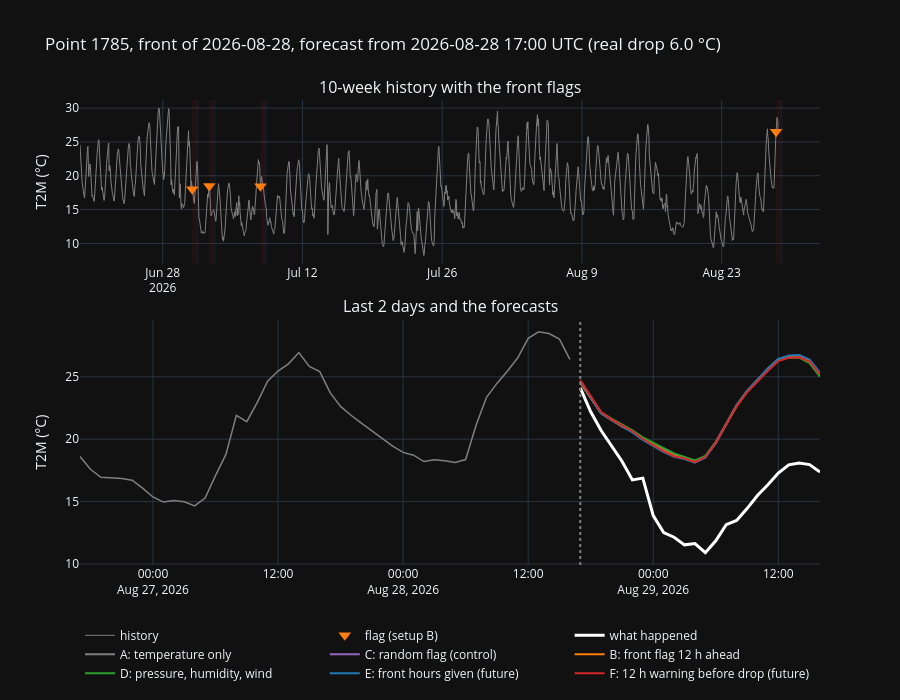

Notebook source saved alongside this figure:
### Markdown cell above
## 5. One example case

The case with the median real drop (typical, not hand-picked). Top: the 10-week history; orange ticks = the
flag of setup B, red shading = the 12 h warnings of setup F, blue shading = the drops given to setup E (earlier fronts at this point). Bottom: the last
2 days and the forecasts of all setups.

### Code cell
cand = np.where(ok)[0] if ok.any() else np.arange(len(cases))
k = int(cand[np.argsort(real_drop[cand])[len(cand) // 2]])
p, o = cases.point_id[k], cases.o[k]
c = col[p]
fig = make_subplots(rows=2, cols=1, vertical_spacing=0.12, row_heights=[0.4, 0.6],
                    subplot_titles=["10-week history with the front flags", "Last 2 days and the forecasts"])
ht = times[o - C : o]
fig.add_trace(go.Scatter(x=ht, y=T[o - C : o, c], name="history", line={"color": "#7f7f7f", "width": 1}), row=1, col=1)
fb = np.where(flag_b[o - C : o, c] > 0)[0]
fig.add_trace(go.Scatter(x=ht[fb], y=T[o - C : o, c][fb], mode="markers", name="flag (setup B)",
                         marker={"color": COLOR["B"], "symbol": "triangle-down", "size": 11}), row=1, col=1)
for j in np.where(np.diff(np.r_[0, flag_f[o - C : o + H, c]]) > 0)[0]:
    t0 = times[o - C + j]
    for r in (1, 2):
        if r == 1 or t0 >= times[o - 60]:
            fig.add_vrect(x0=t0, x1=t0 + pd.Timedelta(f"{FLAG_LEAD}h"), fillcolor=COLOR["F"], opacity=0.08, line_width=0, row=r, col=1)
for j in np.where(np.diff(np.r_[0, flag_e[o - C : o + H, c]]) > 0)[0]:
    t0 = times[o - C + j]
    for r in (1, 2):
        if r == 1 or t0 >= times[o - 48]:
            fig.add_vrect(x0=t0, x1=t0 + pd.Timedelta("3h"), fillcolor=COLOR["E"], opacity=0.15, line_width=0, row=r, col=1)
ft = times[o : o + H]
fig.add_trace(go.Scatter(x=times[o - 48 : o], y=T[o - 48 : o, c], showlegend=False, line={"color": "#7f7f7f", "width": 1.5}), row=2, col=1)
fig.add_trace(go.Scatter(x=ft, y=truth[k], name="what happened", line={"color": "white", "width": 3}), row=2, col=1)
for s, label in SETUPS.items():
    fig.add_trace(go.Scatter(x=ft, y=fc[s][k, 4], name=label, line={"color": COLOR[s], "width": 2}), row=2, col=1)
fig.add_vline(x=ft[0], line={"color": "grey", "dash": "dot"}, row=2, col=1)
fig.update_yaxes(title_text="T2M (°C)")
fig.update_layout(height=700, template="plotly_dark", legend={"orientation": "h", "y": -0.12},
                  title=f"Point {p}, front of {cases.front[k]:%Y-%m-%d}, forecast from {times[o]:%Y-%m-%d %H:%M} UTC "
                        f"(real drop {real_drop[k]:.1f} °C)")
fig.write_html(FIG / "exp3_example_case.html", include_plotlyjs="cdn")
fig.show()

### Figure 1 — Plotly figure (JSON) as saved in the notebook; plotly's stock layout.template omitted (floating-point values rounded to 4 significant figures; data arrays with more than 128 entries replaced by an {"elided": "..."} marker saying what was removed)
{"data": [{"line": {"color": "#7f7f7f", "width": 1}, "name": "history", "type": "scatter", "x": {"elided": "1680 str values"}, "xaxis": "x", "y": {"elided": "1680 float values"}, "yaxis": "y"}, {"marker": {"color": "#ff7f0e", "size": 11, "symbol": "triangle-down"}, "mode": "markers", "name": "flag (setup B)", "type": "scatter", "x": ["2026-06-30T23:00:00+00:00", "2026-07-02T16:00:00+00:00", "2026-07-07T19:00:00+00:00", "2026-08-28T11:00:00+00:00"], "xaxis": "x", "y": [18.02, 18.49, 18.45, 26.52], "yaxis": "y"}, {"line": {"color": "#7f7f7f", "width": 1.5}, "showlegend": false, "type": "scatter", "x": ["2026-08-26T17:00:00+00:00", "2026-08-26T18:00:00+00:00", "2026-08-26T19:00:00+00:00", "2026-08-26T20:00:00+00:00", "2026-08-26T21:00:00+00:00", "2026-08-26T22:00:00+00:00", "2026-08-26T23:00:00+00:00", "2026-08-27T00:00:00+00:00", "2026-08-27T01:00:00+00:00", "2026-08-27T02:00:00+00:00", "2026-08-27T03:00:00+00:00", "2026-08-27T04:00:00+00:00", "2026-08-27T05:00:00+00:00", "2026-08-27T06:00:00+00:00", "2026-08-27T07:00:00+00:00", "2026-08-27T08:00:00+00:00", "2026-08-27T09:00:00+00:00", "2026-08-27T10:00:00+00:00", "2026-08-27T11:00:00+00:00", "2026-08-27T12:00:00+00:00", "2026-08-27T13:00:00+00:00", "2026-08-27T14:00:00+00:00", "2026-08-27T15:00:00+00:00", "2026-08-27T16:00:00+00:00", "2026-08-27T17:00:00+00:00", "2026-08-27T18:00:00+00:00", "2026-08-27T19:00:00+00:00", "2026-08-27T20:00:00+00:00", "2026-08-27T21:00:00+00:00", "2026-08-27T22:00:00+00:00", "2026-08-27T23:00:00+00:00", "2026-08-28T00:00:00+00:00", "2026-08-28T01:00:00+00:00", "2026-08-28T02:00:00+00:00", "2026-08-28T03:00:00+00:00", "2026-08-28T04:00:00+00:00", "2026-08-28T05:00:00+00:00", "2026-08-28T06:00:00+00:00", "2026-08-28T07:00:00+00:00", "2026-08-28T08:00:00+00:00", "2026-08-28T09:00:00+00:00", "2026-08-28T10:00:00+00:00", "2026-08-28T11:00:00+00:00", "2026-08-28T12:00:00+00:00", "2026-08-28T13:00:00+00:00", "2026-08-28T14:00:00+00:00", "2026-08-28T15:00:00+00:00", "2026-08-28T16:00:00+00:00"], "xaxis": "x2", "y": [18.61, 17.59, 16.95, 16.92, 16.85, 16.71, 16.08, 15.37, 14.96, 15.08, 14.99, 14.65, 15.28, 17.08, 18.78, 21.91, 21.41, 22.93, 24.64, 25.46, 26.04, 26.94, 25.83, 25.42, 23.73, 22.63, 21.92, 21.29, 20.66, 20.06, 19.44, 18.94, 18.72, 18.21, 18.35, 18.28, 18.13, 18.37, 21.12, 23.36, 24.47, 25.45, 26.52, 28.08, 28.61, 28.47, 28.02, 26.4], "yaxis": "y2"}, {"line": {"color": "white", "width": 3}, "name": "what happened", "type": "scatter", "x": ["2026-08-28T17:00:00+00:00", "2026-08-28T18:00:00+00:00", "2026-08-28T19:00:00+00:00", "2026-08-28T20:00:00+00:00", "2026-08-28T21:00:00+00:00", "2026-08-28T22:00:00+00:00", "2026-08-28T23:00:00+00:00", "2026-08-29T00:00:00+00:00", "2026-08-29T01:00:00+00:00", "2026-08-29T02:00:00+00:00", "2026-08-29T03:00:00+00:00", "2026-08-29T04:00:00+00:00", "2026-08-29T05:00:00+00:00", "2026-08-29T06:00:00+00:00", "2026-08-29T07:00:00+00:00", "2026-08-29T08:00:00+00:00", "2026-08-29T09:00:00+00:00", "2026-08-29T10:00:00+00:00", "2026-08-29T11:00:00+00:00", "2026-08-29T12:00:00+00:00", "2026-08-29T13:00:00+00:00", "2026-08-29T14:00:00+00:00", "2026-08-29T15:00:00+00:00", "2026-08-29T16:00:00+00:00"], "xaxis": "x2", "y": [24.12, 22.2, 20.69, 19.42, 18.23, 16.74, 16.88, 13.88, 12.51, 12.14, 11.53, 11.63, 10.9, 11.86, 13.15, 13.49, 14.44, 15.49, 16.34, 17.28, 17.94, 18.08, 17.96, 17.37], "yaxis": "y2"}, {"line": {"color": "#7f7f7f", "width": 2}, "name": "A: temperature only", "type": "scatter", "x": ["2026-08-28T17:00:00+00:00", "2026-08-28T18:00:00+00:00", "2026-08-28T19:00:00+00:00", "2026-08-28T20:00:00+00:00", "2026-08-28T21:00:00+00:00", "2026-08-28T22:00:00+00:00", "2026-08-28T23:00:00+00:00", "2026-08-29T00:00:00+00:00", "2026-08-29T01:00:00+00:00", "2026-08-29T02:00:00+00:00", "2026-08-29T03:00:00+00:00", "2026-08-29T04:00:00+00:00", "2026-08-29T05:00:00+00:00", "2026-08-29T06:00:00+00:00", "2026-08-29T07:00:00+00:00", "2026-08-29T08:00:00+00:00", "2026-08-29T09:00:00+00:00", "2026-08-29T10:00:00+00:00", "2026-08-29T11:00:00+00:00", "2026-08-29T12:00:00+00:00", "2026-08-29T13:00:00+00:00", "2026-08-29T14:00:00+00:00", "2026-08-29T15:00:00+00:00", "2026-08-29T16:00:00+00:00"], "xaxis": "x2", "y": [24.58, 23.33, 22.08, 21.57, 21.03, 20.59, 20.03, 19.61, 19.13, 18.75, 18.52, 18.23, 18.58, 19.68, 21.17, 22.66, 23.81, 24.77, 25.66, 26.44, 26.64, 26.64, 26.22, 25.13], "yaxis": "y2"}, {"line": {"color": "#9467bd", "width": 2}, "name": "C: random flag (control)", "type": "scatter", "x": ["2026-08-28T17:00:00+00:00", "2026-08-28T18:00:00+00:00", "2026-08-28T19:00:00+00:00", "2026-08-28T20:00:00+00:00", "2026-08-28T21:00:00+00:00", "2026-08-28T22:00:00+00:00", "2026-08-28T23:00:00+00:00", "2026-08-29T00:00:00+00:00", "2026-08-29T01:00:00+00:00", "2026-08-29T02:00:00+00:00", "2026-08-29T03:00:00+00:00", "2026-08-29T04:00:00+00:00", "2026-08-29T05:00:00+00:00", "2026-08-29T06:00:00+00:00", "2026-08-29T07:00:00+00:00", "2026-08-29T08:00:00+00:00", "2026-08-29T09:00:00+00:00", "2026-08-29T10:00:00+00:00", "2026-08-29T11:00:00+00:00", "2026-08-29T12:00:00+00:00", "2026-08-29T13:00:00+00:00", "2026-08-29T14:00:00+00:00", "2026-08-29T15:00:00+00:00", "2026-08-29T16:00:00+00:00"], "xaxis": "x2", "y": [24.58, 23.32, 22.1, 21.55, 21.06, 20.62, 20.07, 19.63, 19.16, 18.78, 18.53, 18.25, 18.62, 19.77, 21.24, 22.72, 23.87, 24.78, 25.61, 26.4, 26.65, 26.72, 26.3, 25.23], "yaxis": "y2"}, {"line": {"color": "#ff7f0e", "width": 2}, "name": "B: front flag 12 h ahead", "type": "scatter", "x": ["2026-08-28T17:00:00+00:00", "2026-08-28T18:00:00+00:00", "2026-08-28T19:00:00+00:00", "2026-08-28T20:00:00+00:00", "2026-08-28T21:00:00+00:00", "2026-08-28T22:00:00+00:00", "2026-08-28T23:00:00+00:00", "2026-08-29T00:00:00+00:00", "2026-08-29T01:00:00+00:00", "2026-08-29T02:00:00+00:00", "2026-08-29T03:00:00+00:00", "2026-08-29T04:00:00+00:00", "2026-08-29T05:00:00+00:00", "2026-08-29T06:00:00+00:00", "2026-08-29T07:00:00+00:00", "2026-08-29T08:00:00+00:00", "2026-08-29T09:00:00+00:00", "2026-08-29T10:00:00+00:00", "2026-08-29T11:00:00+00:00", "2026-08-29T12:00:00+00:00", "2026-08-29T13:00:00+00:00", "2026-08-29T14:00:00+00:00", "2026-08-29T15:00:00+00:00", "2026-08-29T16:00:00+00:00"], "xaxis": "x2", "y": [24.55, 23.3, 22.1, 21.55, 21.02, 20.6, 20.01, 19.59, 19.1, 18.72, 18.51, 18.17, 18.57, 19.71, 21.23, 22.72, 23.82, 24.75, 25.53, 26.34, 26.62, 26.68, 26.26, 25.19], "yaxis": "y2"}, {"line": {"color": "#2ca02c", "width": 2}, "name": "D: pressure, humidity, wind", "type": "scatter", "x": ["2026-08-28T17:00:00+00:00", "2026-08-28T18:00:00+00:00", "2026-08-28T19:00:00+00:00", "2026-08-28T20:00:00+00:00", "2026-08-28T21:00:00+00:00", "2026-08-28T22:00:00+00:00", "2026-08-28T23:00:00+00:00", "2026-08-29T00:00:00+00:00", "2026-08-29T01:00:00+00:00", "2026-08-29T02:00:00+00:00", "2026-08-29T03:00:00+00:00", "2026-08-29T04:00:00+00:00", "2026-08-29T05:00:00+00:00", "2026-08-29T06:00:00+00:00", "2026-08-29T07:00:00+00:00", "2026-08-29T08:00:00+00:00", "2026-08-29T09:00:00+00:00", "2026-08-29T10:00:00+00:00", "2026-08-29T11:00:00+00:00", "2026-08-29T12:00:00+00:00", "2026-08-29T13:00:00+00:00", "2026-08-29T14:00:00+00:00", "2026-08-29T15:00:00+00:00", "2026-08-29T16:00:00+00:00"], "xaxis": "x2", "y": [24.66, 23.4, 22.14, 21.64, 21.17, 20.71, 20.15, 19.72, 19.28, 18.86, 18.58, 18.3, 18.67, 19.77, 21.2, 22.67, 23.86, 24.75, 25.56, 26.31, 26.54, 26.53, 26.09, 25.01], "yaxis": "y2"}, {"line": {"color": "#1f77b4", "width": 2}, "name": "E: front hours given (future)", "type": "scatter", "x": ["2026-08-28T17:00:00+00:00", "2026-08-28T18:00:00+00:00", "2026-08-28T19:00:00+00:00", "2026-08-28T20:00:00+00:00", "2026-08-28T21:00:00+00:00", "2026-08-28T22:00:00+00:00", "2026-08-28T23:00:00+00:00", "2026-08-29T00:00:00+00:00", "2026-08-29T01:00:00+00:00", "2026-08-29T02:00:00+00:00", "2026-08-29T03:00:00+00:00", "2026-08-29T04:00:00+00:00", "2026-08-29T05:00:00+00:00", "2026-08-29T06:00:00+00:00", "2026-08-29T07:00:00+00:00", "2026-08-29T08:00:00+00:00", "2026-08-29T09:00:00+00:00", "2026-08-29T10:00:00+00:00", "2026-08-29T11:00:00+00:00", "2026-08-29T12:00:00+00:00", "2026-08-29T13:00:00+00:00", "2026-08-29T14:00:00+00:00", "2026-08-29T15:00:00+00:00", "2026-08-29T16:00:00+00:00"], "xaxis": "x2", "y": [24.67, 23.37, 22.09, 21.54, 21.03, 20.55, 19.95, 19.44, 18.97, 18.59, 18.41, 18.12, 18.52, 19.73, 21.23, 22.7, 23.86, 24.79, 25.66, 26.42, 26.7, 26.74, 26.39, 25.33], "yaxis": "y2"}, {"line": {"color": "#d62728", "width": 2}, "name": "F: 12 h warning before drop (future)", "type": "scatter", "x": ["2026-08-28T17:00:00+00:00", "2026-08-28T18:00:00+00:00", "2026-08-28T19:00:00+00:00", "2026-08-28T20:00:00+00:00", "2026-08-28T21:00:00+00:00", "2026-08-28T22:00:00+00:00", "2026-08-28T23:00:00+00:00", "2026-08-29T00:00:00+00:00", "2026-08-29T01:00:00+00:00", "2026-08-29T02:00:00+00:00", "2026-08-29T03:00:00+00:00", "2026-08-29T04:00:00+00:00", "2026-08-29T05:00:00+00:00", "2026-08-29T06:00:00+00:00", "2026-08-29T07:00:00+00:00", "2026-08-29T08:00:00+00:00", "2026-08-29T09:00:00+00:00", "2026-08-29T10:00:00+00:00", "2026-08-29T11:00:00+00:00", "2026-08-29T12:00:00+00:00", "2026-08-29T13:00:00+00:00", "2026-08-29T14:00:00+00:00", "2026-08-29T15:00:00+00:00", "2026-08-29T16:00:00+00:00"], "xaxis": "x2", "y": [24.73, 23.45, 22.18, 21.59, 21.12, 20.64, 20.01, 19.5, 19.04, 18.63, 18.46, 18.17, 18.57, 19.73, 21.22, 22.63, 23.75, 24.63, 25.48, 26.25, 26.53, 26.57, 26.23, 25.2], "yaxis": "y2"}], "layout": {"annotations": [{"font": {"size": 16}, "showarrow": false, "text": "10-week history with the front flags", "x": 0.5, "xanchor": "center", "xref": "paper", "y": 1.0, "yanchor": "bottom", "yref": "paper"}, {"font": {"size": 16}, "showarrow": false, "text": "Last 2 days and the forecasts", "x": 0.5, "xanchor": "center", "xref": "paper", "y": 0.528, "yanchor": "bottom", "yref": "paper"}], "height": 700, "legend": {"orientation": "h", "y": -0.12}, "shapes": [{"fillcolor": "#d62728", "line": {"width": 0}, "opacity": 0.08, "type": "rect", "x0": "2026-06-30T23:00:00+00:00", "x1": "2026-07-01T11:00:00+00:00", "xref": "x", "y0": 0, "y1": 1, "yref": "y domain"}, {"fillcolor": "#d62728", "line": {"width": 0}, "opacity": 0.08, "type": "rect", "x0": "2026-07-02T16:00:00+00:00", "x1": "2026-07-03T04:00:00+00:00", "xref": "x", "y0": 0, "y1": 1, "yref": "y domain"}, {"fillcolor": "#d62728", "line": {"width": 0}, "opacity": 0.08, "type": "rect", "x0": "2026-07-07T19:00:00+00:00", "x1": "2026-07-08T07:00:00+00:00", "xref": "x", "y0": 0, "y1": 1, "yref": "y domain"}, {"fillcolor": "#d62728", "line": {"width": 0}, "opacity": 0.08, "type": "rect", "x0": "2026-08-28T11:00:00+00:00", "x1": "2026-08-28T23:00:00+00:00", "xref": "x", "y0": 0, "y1": 1, "yref": "y domain"}, {"fillcolor": "#1f77b4", "line": {"width": 0}, "opacity": 0.15, "type": "rect", "x0": "2026-07-01T11:00:00+00:00", "x1": "2026-07-01T14:00:00+00:00", "xref": "x", "y0": 0, "y1": 1, "yref": "y domain"}, {"fillcolor": "#1f77b4", "line": {"width": 0}, "opacity": 0.15, "type": "rect", "x0": "2026-07-03T04:00:00+00:00", "x1": "2026-07-03T07:00:00+00:00", "xref": "x", "y0": 0, "y1": 1, "yref": "y domain"}, {"fillcolor": "#1f77b4", "line": {"width": 0}, "opacity": 0.15, "type": "rect", "x0": "2026-07-08T07:00:00+00:00", "x1": "2026-07-08T10:00:00+00:00", "xref": "x", "y0": 0, "y1": 1, "yref": "y domain"}, {"fillcolor": "#1f77b4", "line": {"width": 0}, "opacity": 0.15, "type": "rect", "x0": "2026-08-28T23:00:00+00:00", "x1": "2026-08-29T02:00:00+00:00", "xref": "x", "y0": 0, "y1": 1, "yref": "y domain"}, {"line": {"color": "grey", "dash": "dot"}, "type": "line", "x0": "2026-08-28T17:00:00+00:00", "x1": "2026-08-28T17:00:00+00:00", "xref": "x2", "y0": 0, "y1": 1, "yref": "y2 domain"}], "title": {"text": "Point 1785, front of 2026-08-28, forecast from 2026-08-28 17:00 UTC (real drop 6.0 °C)"}, "xaxis": {"anchor": "y", "domain": [0.0, 1.0]}, "xaxis2": {"anchor": "y2", "domain": [0.0, 1.0]}, "yaxis": {"anchor": "x", "domain": [0.648, 1.0], "title": {"text": "T2M (°C)"}}, "yaxis2": {"anchor": "x2", "domain": [0.0, 0.528], "title": {"text": "T2M (°C)"}}}}
